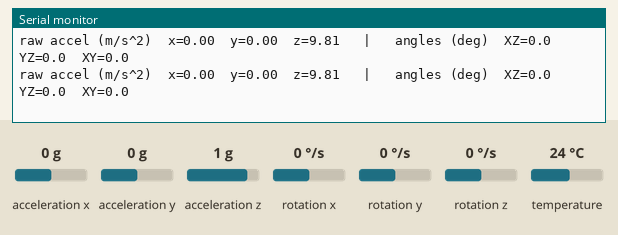
Simulated run of this sketch. Board: ESP32. On the bench: the last lines printed to the serial monitor. The test bench sets the inputs (shaded band); at power-on: acceleration x 0 g, acceleration y 0 g, acceleration z 1 g, rotation x 0 °/s, rotation y 0 °/s, rotation z 0 °/s, temperature 24 °C.

Above: at 1.7 s.
1.8 s: acceleration x set to -1.4 g
At 2.09 s:
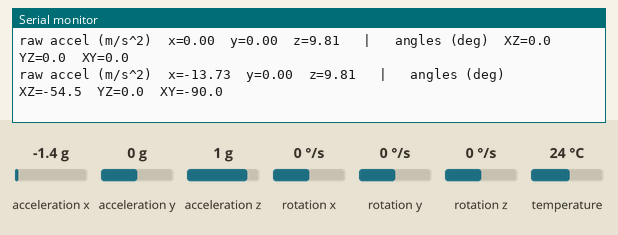
3.3 s: acceleration y set to -1.4 g
At 3.32 s:
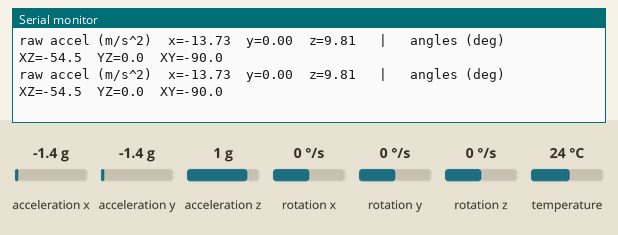
4.8 s: acceleration z set to -1.4 g
At 4.96 s:
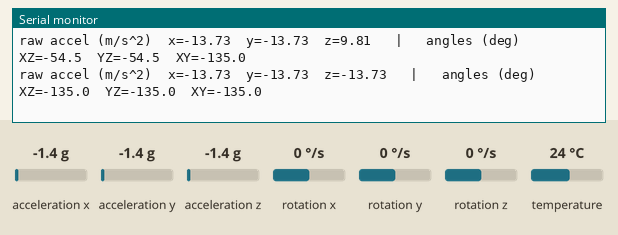
Timing chart, 0 to 7.8 s (numbered marks = the images above; inputs shaded):
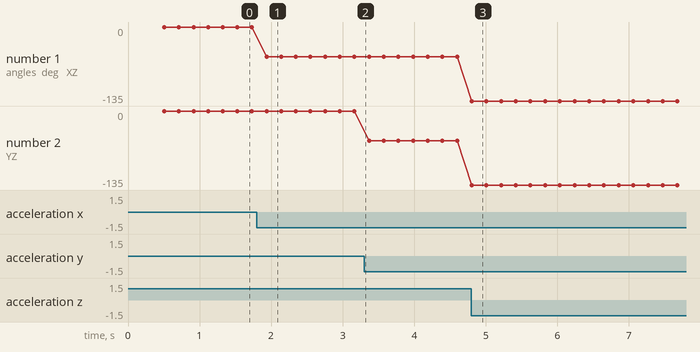

The sketch:

AxisOrientationTest.ino
```cpp
//      ******************************************************************
//      *                                                                *
//      *   MPU6050 axis-orientation test for the Airstream v2.1 board  *
//      *                                                                *
//      ******************************************************************

//
// The Airstream board's MPU6050 will be mounted VERTICALLY in the final
// install, so it's not obvious which raw accelerometer axis (and which
// sign) corresponds to real-world "nose up/down" (pitch, front-to-back
// leveling) vs. "left up/down" (roll, side-to-side leveling).
//
// Flash this to the Airstream board, mount it (or hold it) the way it will
// actually sit in the trailer, open the Serial Monitor at 115200 baud, and
// physically tilt it:
//   - raise/lower the nose  -> watch which reading changes, and which way
//   - raise/lower the left side -> same
//
// Once you know which axis+sign maps to which motion, plug those into
// PITCH_AXIS_SIGN / ROLL_AXIS_SIGN (and swap which raw angle feeds pitch vs.
// roll, if needed) in Tilt_Temp_AirStream.ino.
//
// I2C address 0x69 matches the board's ADO jumper (tied to 3.3V), which
// keeps the MPU6050 off the PCF8523 RTC's fixed address of 0x68.
//

#include <Wire.h>
#include <Adafruit_MPU6050.h>
#include <Adafruit_Sensor.h>

const int SDA_PIN = 4;
const int SCL_PIN = 15;
const int MPU6050_ADDRESS = 0x69;

Adafruit_MPU6050 mpu;

void setup()
{
  Serial.begin(115200);
  delay(500);
  Serial.println();
  Serial.println("AxisOrientationTest -- tilt the board and watch which reading moves");
  Serial.println();

  Wire.begin(SDA_PIN, SCL_PIN);

  if (!mpu.begin(MPU6050_ADDRESS, &Wire))
  {
    Serial.println("MPU6050 not found at 0x69 -- check the ADO jumper and wiring");
    while (1)
      delay(1000);
  }

  mpu.setAccelerometerRange(MPU6050_RANGE_4_G);
  mpu.setGyroRange(MPU6050_RANGE_500_DEG);
  mpu.setFilterBandwidth(MPU6050_BAND_21_HZ);

  Serial.println("MPU6050 ready");
  Serial.println();
}

void loop()
{
  sensors_event_t accel, gyro, temp;
  mpu.getEvent(&accel, &gyro, &temp);

  float ax = accel.acceleration.x;
  float ay = accel.acceleration.y;
  float az = accel.acceleration.z;

  // Every plausible "angle off level" computed from each axis pair, in
  // degrees, so you can watch all of them at once and see which two
  // actually correspond to nose up/down and left up/down when you tilt
  // the physically-mounted board. Once identified, only two of these
  // (with the correct sign) are needed in the real sketch.
  float angleFromXZ = atan2(ax, az) * 180.0 / PI;
  float angleFromYZ = atan2(ay, az) * 180.0 / PI;
  float angleFromXY = atan2(ax, ay) * 180.0 / PI;

  Serial.print("raw accel (m/s^2)  x=");
  Serial.print(ax, 2);
  Serial.print("  y=");
  Serial.print(ay, 2);
  Serial.print("  z=");
  Serial.print(az, 2);

  Serial.print("   |   angles (deg)  XZ=");
  Serial.print(angleFromXZ, 1);
  Serial.print("  YZ=");
  Serial.print(angleFromYZ, 1);
  Serial.print("  XY=");
  Serial.print(angleFromXY, 1);
  Serial.println();

  delay(200);
}
```

Measured:
- after the input at 1.8 s, the serial monitor: prints a new line after 0.14 s (image 1)
- after the input at 4.8 s, the serial monitor: prints a new line at once (image 3)
- plotted number 1: 0 → -54.5 after the input at 1.8 s
